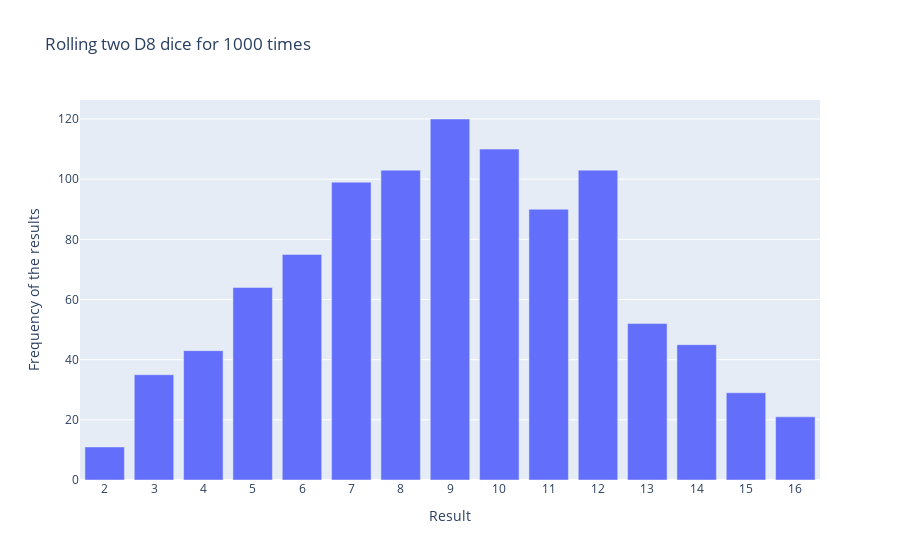

The notebook cell this image was saved under:
### Code cell
import plotly.express as px

#Creating two D8 dice
die_1 = Die(8)
die_2 = Die(8)

# Empty list to store the results of the roll
results=[]

# for loop to generate the results when roll both of the dice 1000 times
for roll_num in range(1000):
    result = die_1.roll()+die_2.roll()
    results.append(result)

# Analyze the results 
frequencies  = []
max_results = die_1.side + die_2.side
poss_results = range(2,max_results+1)

# for loop to count the results and calculate the frequencies 

for value in poss_results:
    frequency = results.count(value)
    frequencies.append(frequency)

# visualize the results 
title = "Rolling two D8 dice for 1000 times"
labels = {'x': 'Result', 'y': 'Frequency of the results'}
fig = px.bar(x=poss_results, y=frequencies, title=title,labels = labels)

#Further customize chart 
fig.update_layout(xaxis_dtick=1)
fig.show()

### Figure 1 — Plotly figure (JSON) as saved in the notebook; plotly's stock layout.template omitted (floating-point values rounded to 4 significant figures)
{"data": [{"alignmentgroup": "True", "hovertemplate": "Result=%{x}<br>Frequency of the results=%{y}<extra></extra>", "legendgroup": "", "marker": {"color": "#636efa", "pattern": {"shape": ""}}, "name": "", "offsetgroup": "", "orientation": "v", "showlegend": false, "textposition": "auto", "type": "bar", "x": [2, 3, 4, 5, 6, 7, 8, 9, 10, 11, 12, 13, 14, 15, 16], "xaxis": "x", "y": [11, 35, 43, 64, 75, 99, 103, 120, 110, 90, 103, 52, 45, 29, 21], "yaxis": "y"}], "layout": {"barmode": "relative", "legend": {"tracegroupgap": 0}, "title": {"text": "Rolling two D8 dice for 1000 times"}, "xaxis": {"anchor": "y", "domain": [0, 1], "dtick": 1, "title": {"text": "Result"}}, "yaxis": {"anchor": "x", "domain": [0, 1], "title": {"text": "Frequency of the results"}}}}
